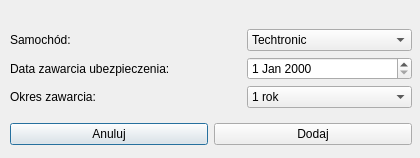
<?xml version="1.0" encoding="UTF-8"?>
<ui version="4.0">
 <class>Dialog</class>
 <widget class="QDialog" name="Dialog">
  <property name="geometry">
   <rect>
    <x>0</x>
    <y>0</y>
    <width>420</width>
    <height>158</height>
   </rect>
  </property>
  <property name="windowTitle">
   <string>Dodawanie OC/AC</string>
  </property>
  <widget class="QWidget" name="verticalLayoutWidget">
   <property name="geometry">
    <rect>
     <x>10</x>
     <y>20</y>
     <width>402</width>
     <height>134</height>
    </rect>
   </property>
   <layout class="QVBoxLayout" name="verticalLayout">
    <item>
     <layout class="QGridLayout" name="gridLayout" columnstretch="1,0">
      <item row="4" column="1">
       <widget class="QComboBox" name="combo_box_okres">
        <item>
         <property name="text">
          <string>1 rok</string>
         </property>
        </item>
        <item>
         <property name="text">
          <string>2 lata</string>
         </property>
        </item>
        <item>
         <property name="text">
          <string>3 lata</string>
         </property>
        </item>
        <item>
         <property name="text">
          <string>4 lata</string>
         </property>
        </item>
        <item>
         <property name="text">
          <string>5 lat</string>
         </property>
        </item>
       </widget>
      </item>
      <item row="0" column="0">
       <widget class="QLabel" name="label_samochod">
        <property name="text">
         <string>Samochód: </string>
        </property>
       </widget>
      </item>
      <item row="4" column="0">
       <widget class="QLabel" name="label_okres_zawarcia">
        <property name="text">
         <string>Okres zawarcia: </string>
        </property>
       </widget>
      </item>
      <item row="0" column="1">
       <widget class="QComboBox" name="combo_box_samochod">
        <item>
         <property name="text">
          <string>Techtronic</string>
         </property>
        </item>
        <item>
         <property name="text">
          <string>Moto-Majster</string>
         </property>
        </item>
        <item>
         <property name="text">
          <string>Techtronic Constractions</string>
         </property>
        </item>
        <item>
         <property name="text">
          <string>Prywatnie</string>
         </property>
        </item>
       </widget>
      </item>
      <item row="3" column="1">
       <widget class="QDateEdit" name="date_edit_data_zawarcia_ubezpieczenia"/>
      </item>
      <item row="3" column="0">
       <widget class="QLabel" name="label_data_zawarcia_ubezpieczenia">
        <property name="text">
         <string>Data zawarcia ubezpieczenia: </string>
        </property>
       </widget>
      </item>
     </layout>
    </item>
    <item>
     <layout class="QHBoxLayout" name="horizontalLayout">
      <item>
       <widget class="QPushButton" name="btn_cancel">
        <property name="text">
         <string>Anuluj</string>
        </property>
       </widget>
      </item>
      <item>
       <widget class="QPushButton" name="btn_submit">
        <property name="text">
         <string>Dodaj</string>
        </property>
       </widget>
      </item>
     </layout>
    </item>
   </layout>
  </widget>
 </widget>
 <tabstops>
  <tabstop>combo_box_samochod</tabstop>
  <tabstop>date_edit_data_zawarcia_ubezpieczenia</tabstop>
  <tabstop>combo_box_okres</tabstop>
  <tabstop>btn_cancel</tabstop>
  <tabstop>btn_submit</tabstop>
 </tabstops>
 <resources/>
 <connections/>
</ui>
